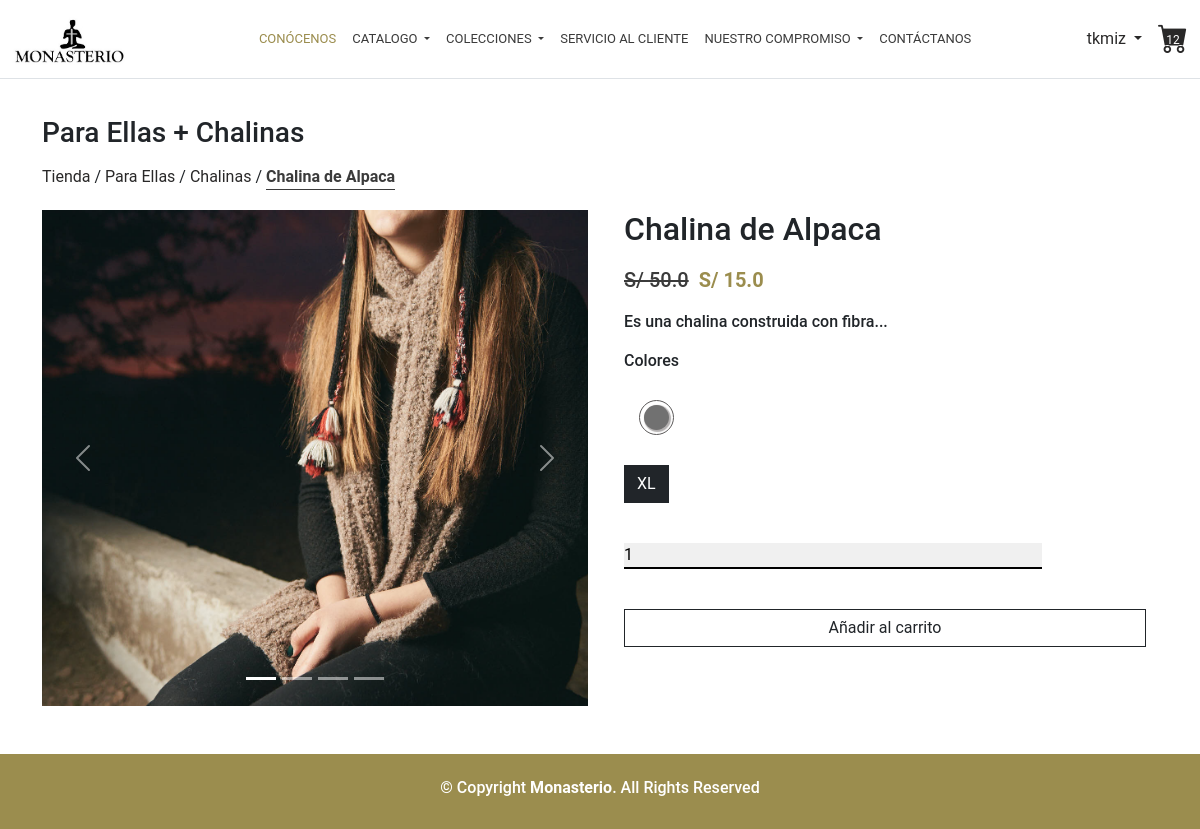
Screenshot of /producto/1/ (signed in) with the database file from the repository.
### tienda/models.py (models this page shows, shortened)
class Producto(models.Model):
    catalogo = models.ForeignKey(Catalogo, on_delete=models.SET_NULL, null=True, blank=True)
    categoria = models.ForeignKey(Categoria, on_delete=models.SET_NULL, null=True, blank=True)
    nombre = models.CharField(max_length=500, null=True)
    qr_code = models.ImageField(upload_to="productos/qr_codes/", blank=True)
    caracteristicas = models.CharField(max_length=1000, null=True)
    stock = models.IntegerField(default=0)
    precio = models.FloatField(null=True, blank=True)
    precioFalso = models.FloatField(null=True, blank=True)
    date_added = models.DateTimeField(auto_created=True, null=True, blank=True)
    def __str__(self):
        return self.nombre

class Categoria(models.Model):
    catalogo = models.ForeignKey(Catalogo, on_delete=models.SET_NULL, null=True, blank=True)
    nombre = models.CharField(max_length=200, null=True)
    def __str__(self):
        return self.catalogo.nombre +" + "+ self.nombre

class Catalogo(models.Model):
    nombre = models.CharField(max_length=200, null=True)

class ProductoImagen(models.Model):
    producto = models.ForeignKey(Producto, on_delete=models.CASCADE, null=True, blank=True)
    imagen = models.ImageField(upload_to="productos/", null=True)
    @property
    def imagenURL(self):
        try:
            url = self.imagen.url
        except:
            url = ''
        return url

class ProductoColor(models.Model):
    producto = models.ForeignKey(Producto, on_delete=models.CASCADE, null=True, blank=True)
    color = models.ForeignKey("Color", on_delete=models.SET_NULL, null=True, blank=True)

class Color(models.Model):
    nombre = models.CharField(max_length=200, null=True)
    codigo = ColorField(default='#FF0000')

class ProductoTalla(models.Model):
    producto = models.ForeignKey(Producto, on_delete=models.CASCADE, null=True, blank=True)
    talla = models.ForeignKey("Talla", on_delete=models.SET_NULL, null=True, blank=True)

class Talla(models.Model):
    nombre = models.CharField(max_length=200, null=True)

### tienda/views.py (the view)
# urls.py: path('producto/<int:producto_id>/', views.producto, name="producto"),
def producto(request, producto_id):
    data = cartData(request)
    cartItems = data['cartItems']
    cliente = data['cliente']
    producto = get_object_or_404(Producto, pk=producto_id)
    productos={producto}
    context = {
        'productos': productos,
        'catalogos':catalogos,
        'cartItems':cartItems,
        'cliente': cliente
    }
    return render(request, 'tienda/producto.html', context)

### tienda/models.py (called while the page is built)
    @property
    def get_cart_items(self):
        ordenitems = self.ordenitem_set.all()
        total = sum([item.cantidad for item in ordenitems])
        return total

### tienda/utils.py (called while the page is built, shortened)
def cartData(request):
    if request.user.is_authenticated:
        cliente = request.user.cliente
        orden, created = Orden.objects.get_or_create(cliente=cliente, completo=False)
        items = orden.ordenitem_set.all()
        cartItems = orden.get_cart_items
    return {'cartItems':cartItems, 'orden':orden, 'items':items, 'cliente': cliente}

### tienda/views.py (called while the page is built)
def catalogos():
    catalogos = Catalogo.objects.all()
    catalogo_categorias = []
    for catalogo in catalogos:
        catalogo_categorias.append(
            {
                'nombre': catalogo.nombre,
                'categorias':catalogo.categoria_set.all(),
            }
        )
    return catalogo_categorias

### tienda/templates/tienda/producto.html (shortened to what this page needs)
{% extends 'tienda/main.html' %}
{% load static %}
{% block content %}
<main id="main">
  {% for producto in productos %}
  <section>
    <div class="container top">
      <div class="top__categoria">
        <h3>{{producto.categoria}}</h3>
      </div>
      <div class="top__direccion">
        <a href="{% url 'tienda' %}">Tienda</a>
        {% if producto %}
          {% if producto.catalogo %}
            <span>/</span>
            <a href="{% url 'tienda_catalogo' producto.catalogo.nombre %}">{{producto.catalogo.nombre}}</a>
          {% endif %}
          {% if producto.categoria %}
            <span>/</span>
            <a href="{% url 'tienda_categoria' producto.catalogo.nombre producto.categoria.nombre  %}">{{producto.categoria.nombre}}</a>
          {% endif %}
          <span>/</span>
          <a class="active">{{producto}}</a>
        {% endif %}
      </div>
    </div>
    <div class="container producto mb-5">
      <div class="row">
        <div class="col-md-6 producto__carousel">
          <div id="myCarousel" class="carousel slide carousel--producto" data-bs-ride="carousel">
            {% with producto.productoimagen_set.all as imagenes %}
            <ol class="carousel-indicators">
              {% for imagen in imagenes %}
                {% if forloop.counter == 1 %}
                <li data-bs-target="#myCarousel" data-bs-slide-to="0" class="active"></li>
                {% else %}
                <li data-bs-target="#myCarousel" data-bs-slide-to="{{ forloop.counter }}"></li>
                {% endif %}
              {% endfor %}
            </ol>
            <div class="carousel-inner">
              {% for imagen in imagenes %}
                {% if forloop.counter == 1 %}
                  <div class="carousel-item active">
                    <img class="bd-placeholder-img" width="100%" src="{{imagen.imagenURL}}" alt=""></img>
                  </div>
                {% else %}
                  <div class="carousel-item">
                    <img class="bd-placeholder-img" width="100%" src="{{imagen.imagenURL}}" alt=""></img>
                  </div>
                {% endif %}
              {% endfor %}
            </div>
            {% endwith %}
            <a class="carousel-control-prev" href="#myCarousel" role="button" data-bs-slide="prev">
              <span class="carousel-control-prev-icon" aria-hidden="true"></span>
            </a>
            <a class="carousel-control-next" href="#myCarousel" role="button" data-bs-slide="next">
              <span class="carousel-control-next-icon" aria-hidden="true"></span>
            </a>
          </div>
        </div>
        <div class="col-md-6 ps-4 pe-4 producto__info">
          <h2 class="producto__nombre">{{producto}}</h2>
          <h5 class="producto__precio">
            <span class="precio--fake">S/ {{producto.precioFalso}}</span>
            <span class="precio--real">S/ {{producto.precio}}</span>
          </h5>
          <h6>{{producto.caracteristicas}}</h6>
          <h6>Colores</h6>
          <div class="producto__colores">
            {% for color in producto.productocolor_set.all %}
            {% if forloop.counter == 1 %}
            <div class="producto__color active">
              <span class="color" data-color="{{color.color.id}}" style="background-color: {{color.color.codigo}};"></span>
            </div>
            {% else %}
            <div class="producto__color">
              <span class="color" data-color="{{color.color.id}}" style="background-color: {{color.color.codigo}};"></span>
            </div>
            {% endif %}
						{% endfor %}
          </div>
          <div class="producto__tallas">
            {% for talla in producto.productotalla_set.all %}
						{% if forloop.counter == 1 %}
            <button class="btn rounded-0 btn-outline-dark talla active" href="" role="button" data-size={{talla.talla.id}}>{{talla.talla.nombre}}</button>
            {% else %}
            <button class="btn rounded-0 btn-outline-dark talla" href="" role="button" data-size={{talla.talla.id}}>{{talla.talla.nombre}}</button>
            {% endif %}
						{% endfor %}
          </div>
          <div class="producto__cantidad">
            <select class="cantidad" name="" id="">
              <option value="1">1</option>
            </select>
          </div>
          <div class="d-grid gap-2">
            <button class="btn btn-outline-dark rounded-0 update-cart" data-producto={{producto.id}} data-action="add" type="button">Añadir al carrito</button>
          </div>
        </div>
      </div>
    </div>
  </section>
  {% endfor %}
</main>
{% endblock content %}

### tienda/templates/tienda/main.html (shortened to what this page needs)
{% load static %}
<!DOCTYPE html>
<html lang="en">
<head>
  <link href="{% static 'assets/vendor/css/bootstrap.min.css' %}" rel="stylesheet">
  <link rel="stylesheet" href="https://cdn.jsdelivr.net/npm/bootstrap-icons@1.3.0/font/bootstrap-icons.css">
  <link href="{% static 'assets/css/styles.css' %}" rel="stylesheet">
</head>
<body>
  <header>
    <nav class="navbar navbar-expand-md fixed-top border-bottom">
      <div class="container-fluid">
        <a class="navbar-brand" href="/">
          <img class="logo" src="{% static 'assets/img/monasterio.jpeg' %}" alt="">
        </a>
        <div class="collapse navbar-collapse" id="navbarCollapse">
          <ul class="navbar-nav m-auto">
            <li class="nav-item active">
              <a class="nav-link" aria-current="page" href="/">Conócenos</a>
            </li>
            <li class="nav-item">
              <a class="nav-link dropdown-toggle" href="#" id="navbarDarkDropdownMenuLink" role="button">
                Catalogo
              </a>
            </li>
            <li class="nav-item">
              <div class="dropdown">
                <a class="dropdown-toggle nav-link" href="#" id="dropdownMenuLink0" data-bs-toggle="dropdown"
                  style="font-size: 13px;">
                  Colecciones
                </a>
              </div>
            </li>
            <li class="nav-item">
              <a class="nav-link" href="{% url 'servicio' %}">Servicio al cliente</a>
            </li>
            <li class="nav-item">
              <div class="dropdown">
                <a class="dropdown-toggle nav-link" href="#" id="dropdownMenuLink0" data-bs-toggle="dropdown"
                  style="font-size: 13px;">
                  Nuestro Compromiso
                </a>
              </div>
            </li>
            <li class="nav-item">
              <a class="nav-link" href="{% url 'contactos' %}">Contáctanos</a>
            </li>
          </ul>
          <div class="dropdown pe-3">
            <a class="dropdown-toggle" href="#" role="button" id="dropdownMenuLink" data-bs-toggle="dropdown"
              aria-expanded="false">
              {% if request.user.is_anonymous %}
              Invitado
              {% else %}
              {{request.user}}
              {% endif %}
            </a>
          </div>
          <a href="{% url 'carrito' %}" class="carrito--icon"><i class="bi bi-cart-fill"></i><span>{{cartItems}}</span></a>
        </div>
      </div>
    </nav>
  </header>
  {% block content %}
  {% endblock content %}
  <footer>
    <div class="container">
      <div class="row justify-content-md-center p-4">
        <div class="col-md-auto">
          <h6 class="text-center">
            &copy; Copyright <strong><span>Monasterio</span></strong>. All Rights Reserved
          </h6>
        </div>
      </div>
    </div>
  </footer>
</body>
</html>

### tienda/static/assets/css/styles.css (style rules this page uses)
body { padding-top: 6rem; font-family: 'Roboto', sans-serif !important; }
a { text-decoration: none; color: #292828; }
img { width: 100%; height: 100%; }
.precio--fake { color: #3b3b3b; text-decoration: line-through; padding-right: 5px; }
.precio--real { color: #9b8d4e; font-weight: bold; }
.navbar { background-color: #fff; }
.navbar .logo { max-height: 130px; max-width: 130px; }
.navbar .nav-item.active .nav-link { color: #9b8d4e !important; }
.navbar .nav-item { text-transform: uppercase; }
.navbar .nav-item .nav-link { font-size: 13px; color: #3b3b3b !important; }
.navbar .carrito--icon { position: relative; }
.navbar .carrito--icon i { font-size: 30px; }
.navbar .carrito--icon span { position: absolute; top: 53%; left: 50%; color: white; -webkit-transform: translate(-50%, -50%); transform: translate(-50%, -50%); font-size: 12px; }
.top { margin-top: 20px; margin-bottom: 20px; }
.top__categoria { margin-bottom: 15px; }
.top__direccion a { text-decoration: none; }
.top__direccion .active { border-bottom: 1px solid #3b3b3b; font-weight: bold; color: #3b3b3b; text-decoration: none; }
.top__direccion * { display: inline-block; cursor: pointer; }
.carousel-item { height: 31rem; background-color: #3b3b3b; }
.carousel-item img { -o-object-fit: cover; object-fit: cover; opacity: .5; }
.carousel--producto img { opacity: 1; }
.producto__info * { margin-bottom: 20px; }
.producto__colores { display: -webkit-box; display: -ms-flexbox; display: flex; }
.producto__color { margin: 10px 15px; padding: 4px; border-radius: 50px; cursor: pointer; }
.producto__color * { display: block; width: 25px; height: 25px; margin: 0%; border-radius: 15px; -webkit-box-shadow: 1px 1px 1px 1px #b3b0b0; box-shadow: 1px 1px 1px 1px #b3b0b0; }
.producto__color.active { border: 1px solid #5c5a5a; }
.producto__cantidad select { width: 80%; background: rgba(128, 128, 128, 0.116); border: none; border-bottom: 2px solid black; -webkit-appearance: none; -moz-appearance: none; appearance: none; }
footer { background-color: #9b8d4e; color: white; }

### rows the page displays
Producto: categoria "Para Ellas + Chalinas", catalogo.nombre "Para Ellas", categoria.nombre "Chalinas", nombre "Chalina de Alpaca", precioFalso "50.0", precio "15.0", caracteristicas "Es una chalina construida con fibra..."
ProductoImagen: imagenURL (picture)
ProductoTalla: talla.nombre "XL"

### other values shown
{{ request.user }} "tkmiz"
{{ cartItems }} "12"
